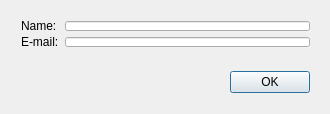
<?xml version="1.0" encoding="UTF-8"?>
<ui version="4.0">
 <class>AddDialog</class>
 <widget class="QDialog" name="AddDialog">
  <property name="geometry">
   <rect>
    <x>0</x>
    <y>0</y>
    <width>330</width>
    <height>114</height>
   </rect>
  </property>
  <property name="windowTitle">
   <string>AddDialog</string>
  </property>
  <widget class="QWidget" name="layoutWidget">
   <property name="geometry">
    <rect>
     <x>10</x>
     <y>60</y>
     <width>311</width>
     <height>44</height>
    </rect>
   </property>
   <layout class="QGridLayout" name="gridLayout_2">
    <item row="0" column="0">
     <spacer name="verticalSpacer">
      <property name="orientation">
       <enum>Qt::Vertical</enum>
      </property>
      <property name="sizeHint" stdset="0">
       <size>
        <width>20</width>
        <height>13</height>
       </size>
      </property>
     </spacer>
    </item>
    <item row="1" column="0">
     <spacer name="horizontalSpacer">
      <property name="orientation">
       <enum>Qt::Horizontal</enum>
      </property>
      <property name="sizeHint" stdset="0">
       <size>
        <width>238</width>
        <height>20</height>
       </size>
      </property>
     </spacer>
    </item>
    <item row="1" column="1">
     <widget class="QPushButton" name="okButton">
      <property name="text">
       <string>OK</string>
      </property>
     </widget>
    </item>
   </layout>
  </widget>
  <widget class="QWidget" name="layoutWidget_2">
   <property name="geometry">
    <rect>
     <x>10</x>
     <y>10</y>
     <width>311</width>
     <height>48</height>
    </rect>
   </property>
   <layout class="QGridLayout" name="gridLayout">
    <item row="0" column="0">
     <widget class="QLabel" name="nameText">
      <property name="text">
       <string>Name:</string>
      </property>
     </widget>
    </item>
    <item row="0" column="1">
     <widget class="QLineEdit" name="nameEdit"/>
    </item>
    <item row="1" column="0">
     <widget class="QLabel" name="emailText">
      <property name="text">
       <string>E-mail:</string>
      </property>
     </widget>
    </item>
    <item row="1" column="1">
     <widget class="QLineEdit" name="emailEdit"/>
    </item>
   </layout>
  </widget>
 </widget>
 <layoutdefault spacing="6" margin="11"/>
 <resources/>
 <connections>
  <connection>
   <sender>okButton</sender>
   <signal>clicked()</signal>
   <receiver>AddDialog</receiver>
   <slot>accept()</slot>
   <hints>
    <hint type="sourcelabel">
     <x>248</x>
     <y>87</y>
    </hint>
    <hint type="destinationlabel">
     <x>227</x>
     <y>107</y>
    </hint>
   </hints>
  </connection>
 </connections>
</ui>
